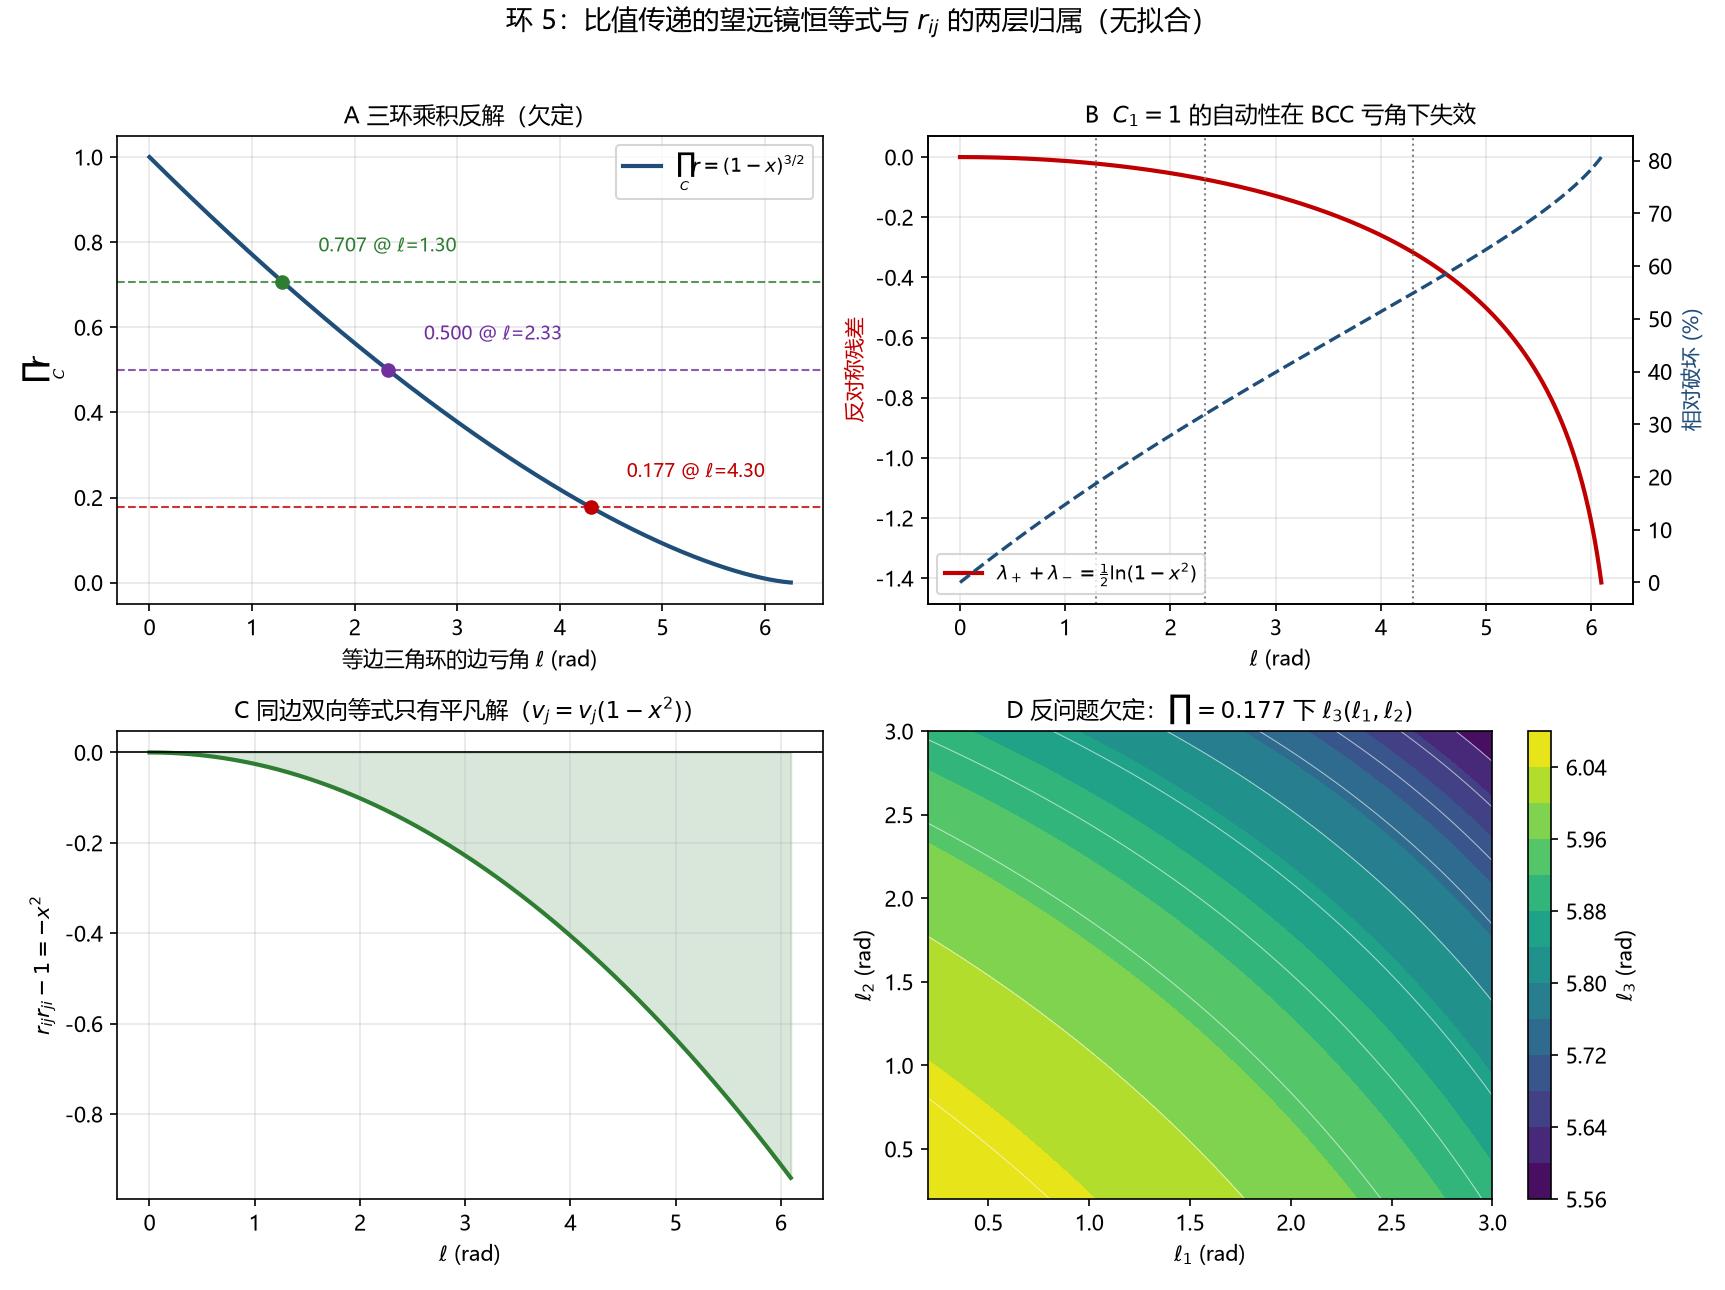

Generate this figure with Python:
# -*- coding: utf-8 -*-
"""
Ring 5 / Shen-1: the telescoping identity of ratio transfer, and the two-layer split of r_ij.

Claim under test (all from chain text, no fit):
  (5.2)  v_{tau,j} = v_{tau,i} r_{ij}          (as an EQUALITY)
  (5.3c) r_{ji} = 1/r_{ij}                     (oriented edge variable)
  (5.3)  prod_C r in {0.177, 0.707, 0.500} != 1  (BCC triangle loops, numeric input)

  If v_tau is a single-valued site field, (5.2) forces prod_C r == 1 identically
  (telescoping).  Hence P & Q => not R.  Three assertions cannot coexist.

Panels:
  A  prod_C r vs ell for an equilateral triangle: the three BCC values invert to
     ell = 4.304 / 1.291 / 2.325 rad  (underdetermined: 3 products, 9 edge values).
  B  antisymmetry residual  lam_+ + lam_- = 1/2 ln(1-x^2)  and its relative size;
     -> "C1=1 automatic under centrosymmetric shells" fails at 19%-55% for these ell.
  C  two-way compatibility: r_ij r_ji - 1 = -x^2 ; v_j = v_j (1-x^2) has only the
     trivial solution v_j = 0 unless x = 0.
  D  the inverse problem is 6-fold underdetermined: ell_3 solved from prod=0.177
     on a grid of (ell_1, ell_2).
"""
import csv
import math
import os

import numpy as np
import matplotlib
matplotlib.use("Agg")
import matplotlib.pyplot as plt

plt.rcParams["font.sans-serif"] = ["Microsoft YaHei", "SimHei", "DejaVu Sans"]
plt.rcParams["axes.unicode_minus"] = False

HERE = os.path.dirname(os.path.abspath(__file__))
OUT_PNG = os.path.join(HERE, "环05_比值传递望远镜.png")
OUT_CSV = os.path.join(HERE, "环05_比值传递望远镜.csv")

TWO_PI = 2.0 * math.pi
BCC_PRODUCTS = [0.177, 0.707, 0.500]


def prod_equilateral(ell):
    """prod of r over an equilateral triangle: (1-x)^(3/2), x=ell/2pi."""
    x = ell / TWO_PI
    if x >= 1.0:
        return 0.0
    return (1.0 - x) ** 1.5


def invert_equilateral(target):
    """solve (1-x)^1.5 = target for x in (0,1); returns ell."""
    x = 1.0 - target ** (1.0 / 1.5)
    return x * TWO_PI


def lam_plus(ell):
    x = ell / TWO_PI
    return 0.5 * math.log(1.0 - x) if x < 1.0 else float("-inf")


def lam_minus(ell):
    x = ell / TWO_PI
    return 0.5 * math.log(1.0 + x)


def main():
    rows = []
    print("Ring 5 / Shen-1: telescoping identity and the two-layer split of r_ij")
    print("=" * 72)

    # ---------- A: inversion of the three BCC products ----------
    print("\nA  equilateral-triangle inversion of prod_C r:")
    ell_from_prod = []
    for p in BCC_PRODUCTS:
        ell = invert_equilateral(p)
        ell_from_prod.append(ell)
        print(f"   prod={p:.3f} -> x={ell/TWO_PI:.4f}, ell={ell:.4f} rad, "
              f"check prod={prod_equilateral(ell):.6f}")
        rows.append(("A_inversion", p, ell / TWO_PI, ell, prod_equilateral(ell)))
    print("   NOTE: 3 products constrain 3 sums, not 9 individual edge deficits")
    print("         -> inverse problem has 9 - 3 = 6 degrees of freedom")

    # ---------- B: antisymmetry residual ----------
    print("\nB  antisymmetry residual lam_+ + lam_- = 1/2 ln(1-x^2):")
    ells = [0.25, 0.5, 1.0, 1.291, 2.0, 2.325, 3.0, 4.0, 4.304, 5.0, 6.0]
    for ell in ells:
        x = ell / TWO_PI
        res = 0.5 * math.log(1.0 - x * x)
        lp, lm = lam_plus(ell), lam_minus(ell)
        scale = max(abs(lp), abs(lm))
        rel = abs(res) / scale if scale > 0 else 0.0
        print(f"   ell={ell:6.3f}  x={x:.4f}  residual={res:+.5f}  rel={rel*100:5.2f}%")
        rows.append(("B_residual", ell, x, res, rel))
    print("   -> 'C1=1 automatic' holds only for ell << 2pi; BCC ell are NOT in that domain")

    # ---------- C: two-way compatibility ----------
    print("\nC  two-way transfer: r_ij r_ji = 1 - x^2 < 1 for any x>0")
    for ell in (0.5, 1.291, 2.325, 4.304):
        x = ell / TWO_PI
        print(f"   ell={ell:6.3f}: r_ij*r_ji - 1 = {-x*x:+.6f}  "
              f"=> v_j = v_j(1-x^2) forces v_j=0 for x>0")
        rows.append(("C_twoway", ell, x, -x * x, 1.0 - x * x))

    # ---------- D: inverse problem underdetermination ----------
    print("\nD  solving ell_3 from prod=0.177 on an (ell_1, ell_2) grid:")
    target = 0.177
    grid = np.linspace(0.2, 3.0, 8)
    n_sol = 0
    for e1 in grid:
        for e2 in grid:
            x1, x2 = e1 / TWO_PI, e2 / TWO_PI
            f12 = (1 - x1) * (1 - x2)          # product of (1-x) over two edges
            if f12 <= 0:
                continue
            need = target * target / f12       # need (1-x3)
            if not (0.0 < need < 1.0):
                continue
            e3 = (1.0 - need) * TWO_PI
            n_sol += 1
            if n_sol <= 12:
                print(f"   ell_1={e1:.3f} ell_2={e2:.3f} -> ell_3={e3:.3f} "
                      f"(all in (0,2pi), prod={math.sqrt(f12 * need):.6f})")
            rows.append(("D_inverse", e1, e2, e3, math.sqrt(f12 * need)))
    print(f"   -> {n_sol} admissible triples on an 8x8 grid; the map is many-to-one")

    # ---------- figure ----------
    fig, axes = plt.subplots(2, 2, figsize=(11.5, 8.6))

    # A
    ax = axes[0, 0]
    e = np.linspace(1e-4, TWO_PI * 0.995, 600)
    p = np.array([prod_equilateral(v) for v in e])
    ax.plot(e, p, lw=2, color="#1f4e79", label=r"$\prod_C r=(1-x)^{3/2}$")
    for tgt, col in zip(BCC_PRODUCTS, ["#c00000", "#2e7d32", "#7030a0"]):
        ax.axhline(tgt, ls="--", lw=1, color=col, alpha=0.8)
        ell0 = invert_equilateral(tgt)
        ax.plot([ell0], [tgt], "o", color=col, ms=6)
        ax.annotate(f"{tgt:.3f} @ $\\ell$={ell0:.2f}",
                    xy=(ell0, tgt), xytext=(ell0 + 0.35, tgt + 0.07),
                    fontsize=9, color=col)
    ax.set_xlabel(r"等边三角环的边亏角 $\ell$ (rad)")
    ax.set_ylabel(r"$\prod_C r$")
    ax.set_title("A 三环乘积反解（欠定）", fontsize=11)
    ax.grid(alpha=0.3)
    ax.legend(fontsize=9)

    # B
    ax = axes[0, 1]
    e = np.linspace(1e-4, TWO_PI * 0.97, 600)
    res = np.array([0.5 * math.log(1 - (v / TWO_PI) ** 2) for v in e])
    rel = np.array([abs(0.5 * math.log(1 - (v / TWO_PI) ** 2)) /
                    max(abs(lam_plus(v)), abs(lam_minus(v))) for v in e])
    ax.plot(e, res, lw=2, color="#c00000",
            label=r"$\lambda_++\lambda_-=\frac{1}{2}\ln(1-x^2)$")
    ax2 = ax.twinx()
    ax2.plot(e, rel * 100, lw=1.6, ls="--", color="#1f4e79", label="相对破坏 (%)")
    ax2.set_ylabel("相对破坏 (%)", color="#1f4e79")
    for ell0 in ell_from_prod:
        ax.axvline(ell0, ls=":", lw=1, color="gray")
    ax.set_xlabel(r"$\ell$ (rad)")
    ax.set_ylabel(r"反对称残差", color="#c00000")
    ax.set_title(r"B  $C_1=1$ 的自动性在 BCC 亏角下失效", fontsize=11)
    ax.grid(alpha=0.3)
    ax.legend(loc="lower left", fontsize=9)

    # C
    ax = axes[1, 0]
    e = np.linspace(1e-4, TWO_PI * 0.97, 600)
    dev = -np.array([(v / TWO_PI) ** 2 for v in e])
    ax.plot(e, dev, lw=2, color="#2e7d32")
    ax.axhline(0, color="k", lw=0.8)
    ax.fill_between(e, dev, 0, color="#2e7d32", alpha=0.18)
    ax.set_xlabel(r"$\ell$ (rad)")
    ax.set_ylabel(r"$r_{ij}r_{ji}-1=-x^2$")
    ax.set_title(r"C 同边双向等式只有平凡解（$v_j=v_j(1-x^2)$）", fontsize=11)
    ax.grid(alpha=0.3)

    # D
    ax = axes[1, 1]
    E1, E2 = np.meshgrid(np.linspace(0.2, 3.0, 200), np.linspace(0.2, 3.0, 200))
    X1, X2 = E1 / TWO_PI, E2 / TWO_PI
    with np.errstate(invalid="ignore", divide="ignore"):
        need = 0.177 ** 2 / ((1 - X1) * (1 - X2))
        E3 = np.where((need > 0) & (need < 1), (1 - need) * TWO_PI, np.nan)
    cs = ax.contourf(E1, E2, E3, levels=14, cmap="viridis")
    ax.contour(E1, E2, E3, levels=10, colors="w", linewidths=0.5, alpha=0.6)
    fig.colorbar(cs, ax=ax, label=r"$\ell_3$ (rad)")
    ax.set_xlabel(r"$\ell_1$ (rad)")
    ax.set_ylabel(r"$\ell_2$ (rad)")
    ax.set_title(r"D 反问题欠定：$\prod=0.177$ 下 $\ell_3(\ell_1,\ell_2)$", fontsize=11)

    fig.suptitle("环 5：比值传递的望远镜恒等式与 $r_{ij}$ 的两层归属（无拟合）",
                 fontsize=13, y=0.995)
    fig.tight_layout(rect=(0, 0, 1, 0.98))
    fig.savefig(OUT_PNG, dpi=150)
    print(f"\nsaved {OUT_PNG}")

    with open(OUT_CSV, "w", newline="", encoding="utf-8") as f:
        w = csv.writer(f)
        w.writerow(["panel", "x1", "x2", "x3", "x4"])
        for r_ in rows:
            w.writerow(r_)
    print(f"saved {OUT_CSV}  ({len(rows)} rows)")

    # ---------- assertions (fail loudly if the structural claims break) ----------
    for p_ in BCC_PRODUCTS:
        assert abs(prod_equilateral(invert_equilateral(p_)) - p_) < 1e-12
    for v in e:
        assert 0.5 * math.log(1 - (v / TWO_PI) ** 2) <= 1e-15
    print("\nall structural assertions passed")


if __name__ == "__main__":
    main()
